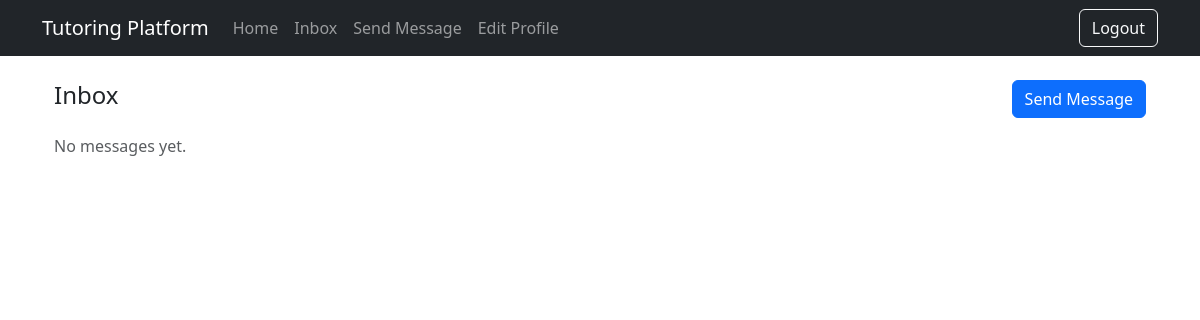
Before: /messages/inbox/ (signed in) with the older database file.
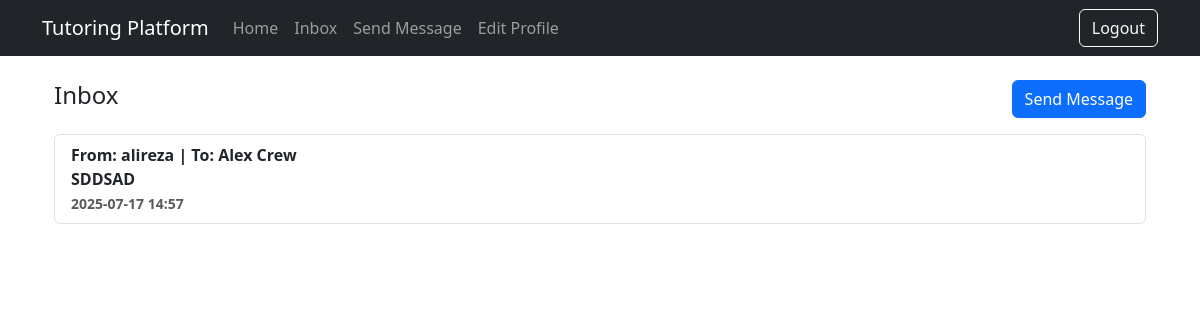
After: the same page with the newer database file.
### core/models.py (models this page shows, shortened)
class Message(models.Model):
    sender = models.ForeignKey(User, related_name='sent_messages', on_delete=models.CASCADE)
    recipient = models.ForeignKey(User, related_name='received_messages', on_delete=models.CASCADE)
    subject = models.CharField(max_length=255)
    body = models.TextField()
    timestamp = models.DateTimeField(auto_now_add=True)
    is_read = models.BooleanField(default=False)
    reply_to = models.ForeignKey('self', null=True, blank=True, on_delete=models.SET_NULL)

class CustomUser(AbstractBaseUser, PermissionsMixin):
    ROLE_CHOICES = [
        ('admin', 'Admin'),
        ('student', 'Student'),
        ('tutor', 'Tutor'),
        ('viewer', 'Viewer'),
    ]
    email = models.EmailField(unique=True)
    full_name = models.CharField(max_length=150)
    phone = models.CharField(max_length=20, unique=True)
    role = models.CharField(max_length=10, choices=ROLE_CHOICES)
    is_active = models.BooleanField(default=True)
    is_staff = models.BooleanField(default=False)
    date_joined = models.DateTimeField(auto_now_add=True)
    objects = CustomUserManager()
    USERNAME_FIELD = 'email'
    REQUIRED_FIELDS = ['full_name', 'phone', 'role']

### core/views.py (the view)
# urls.py: path('messages/inbox/', inbox, name='inbox'),
@login_required
def inbox(request):
    messages = Message.objects.filter(
        Q(recipient=request.user) | Q(sender=request.user)
    ).order_by('-timestamp')
    return render(request, 'messages/inbox.html', {'messages': messages})

### core/templates/messages/inbox.html (shortened to what this page needs)
{% extends 'base.html' %}
{% block content %}
<div class="container mt-4">
  <div class="d-flex justify-content-between align-items-center mb-3">
    <h4>Inbox</h4>
    <a href="{% url 'send_message' %}" class="btn btn-primary">Send Message</a>
  </div>
  {% if messages %}
    <div class="list-group">
      {% for msg in messages %}
        <a href="{% url 'message_detail' msg.id %}" class="list-group-item list-group-item-action {% if not msg.is_read and msg.recipient == request.user %}fw-bold{% endif %}">
          <div>
            <strong>From:</strong> {{ msg.sender.full_name }} |
            <strong>To:</strong> {{ msg.recipient.full_name }}
          </div>
          <div>{{ msg.subject }}</div>
          <small class="text-muted">{{ msg.timestamp|date:"Y-m-d H:i" }}</small>
        </a>
      {% endfor %}
    </div>
  {% else %}
    <p class="text-muted">No messages yet.</p>
  {% endif %}
</div>
{% endblock %}

Changed rows visible on the page:
added Message: sender.full_name "alireza", recipient.full_name "Alex Crew", subject "SDDSAD", timestamp "2025-07-17 14:57"
Other visible differences:
text no longer shown: "No messages yet."
